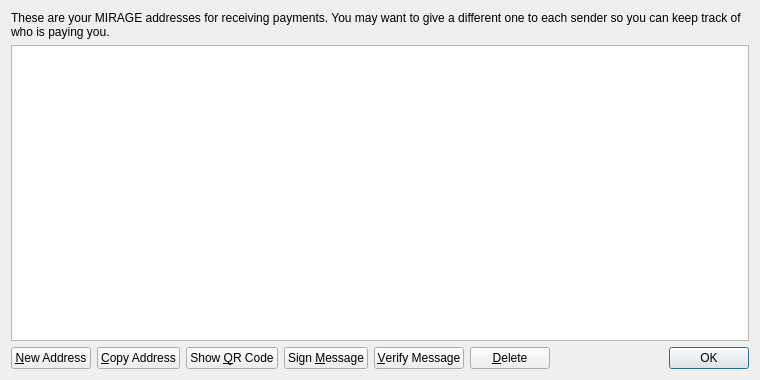
<?xml version="1.0" encoding="UTF-8"?>
<ui version="4.0">
 <class>AddressBookPage</class>
 <widget class="QWidget" name="AddressBookPage">
  <property name="geometry">
   <rect>
    <x>0</x>
    <y>0</y>
    <width>760</width>
    <height>380</height>
   </rect>
  </property>
  <property name="windowTitle">
   <string>Address Book</string>
  </property>
  <layout class="QVBoxLayout" name="verticalLayout">
   <item>
    <widget class="QLabel" name="labelExplanation">
     <property name="text">
      <string>These are your MIRAGE addresses for receiving payments. You may want to give a different one to each sender so you can keep track of who is paying you.</string>
     </property>
     <property name="textFormat">
      <enum>Qt::PlainText</enum>
     </property>
     <property name="wordWrap">
      <bool>true</bool>
     </property>
    </widget>
   </item>
   <item>
    <widget class="QTableView" name="tableView">
     <property name="contextMenuPolicy">
      <enum>Qt::CustomContextMenu</enum>
     </property>
     <property name="toolTip">
      <string>Double-click to edit address or label</string>
     </property>
     <property name="tabKeyNavigation">
      <bool>false</bool>
     </property>
     <property name="selectionMode">
      <enum>QAbstractItemView::SingleSelection</enum>
     </property>
     <property name="selectionBehavior">
      <enum>QAbstractItemView::SelectRows</enum>
     </property>
     <property name="sortingEnabled">
      <bool>true</bool>
     </property>
     <attribute name="verticalHeaderVisible">
      <bool>false</bool>
     </attribute>
    </widget>
   </item>
   <item>
    <layout class="QHBoxLayout" name="horizontalLayout">
     <item>
      <widget class="QPushButton" name="newAddressButton">
       <property name="toolTip">
        <string>Create a new address</string>
       </property>
       <property name="text">
        <string>&amp;New Address</string>
       </property>
      </widget>
     </item>
     <item>
      <widget class="QPushButton" name="copyToClipboard">
       <property name="toolTip">
        <string>Copy the currently selected address to the system clipboard</string>
       </property>
       <property name="text">
        <string>&amp;Copy Address</string>
       </property>
      </widget>
     </item>
     <item>
      <widget class="QPushButton" name="showQRCode">
       <property name="text">
        <string>Show &amp;QR Code</string>
       </property>
      </widget>
     </item>
     <item>
      <widget class="QPushButton" name="signMessage">
       <property name="toolTip">
        <string>Sign a message to prove you own a MIRAGE address</string>
       </property>
       <property name="text">
        <string>Sign &amp;Message</string>
       </property>
      </widget>
     </item>
     <item>
      <widget class="QPushButton" name="verifyMessage">
       <property name="toolTip">
        <string>Verify a message to ensure it was signed with a specified MIRAGE address</string>
       </property>
       <property name="text">
        <string>&amp;Verify Message</string>
       </property>
      </widget>
     </item>
     <item>
      <widget class="QPushButton" name="deleteButton">
       <property name="toolTip">
        <string>Delete the currently selected address from the list</string>
       </property>
       <property name="text">
        <string>&amp;Delete</string>
       </property>
      </widget>
     </item>
     <item>
      <spacer name="horizontalSpacer">
       <property name="orientation">
        <enum>Qt::Horizontal</enum>
       </property>
       <property name="sizeHint" stdset="0">
        <size>
         <width>40</width>
         <height>20</height>
        </size>
       </property>
      </spacer>
     </item>
     <item>
      <widget class="QDialogButtonBox" name="buttonBox">
       <property name="sizePolicy">
        <sizepolicy hsizetype="Maximum" vsizetype="Fixed">
         <horstretch>0</horstretch>
         <verstretch>0</verstretch>
        </sizepolicy>
       </property>
       <property name="standardButtons">
        <set>QDialogButtonBox::Ok</set>
       </property>
      </widget>
     </item>
    </layout>
   </item>
  </layout>
 </widget>
 <resources>
  <include location="../bitcoin.qrc"/>
 </resources>
 <connections/>
</ui>
